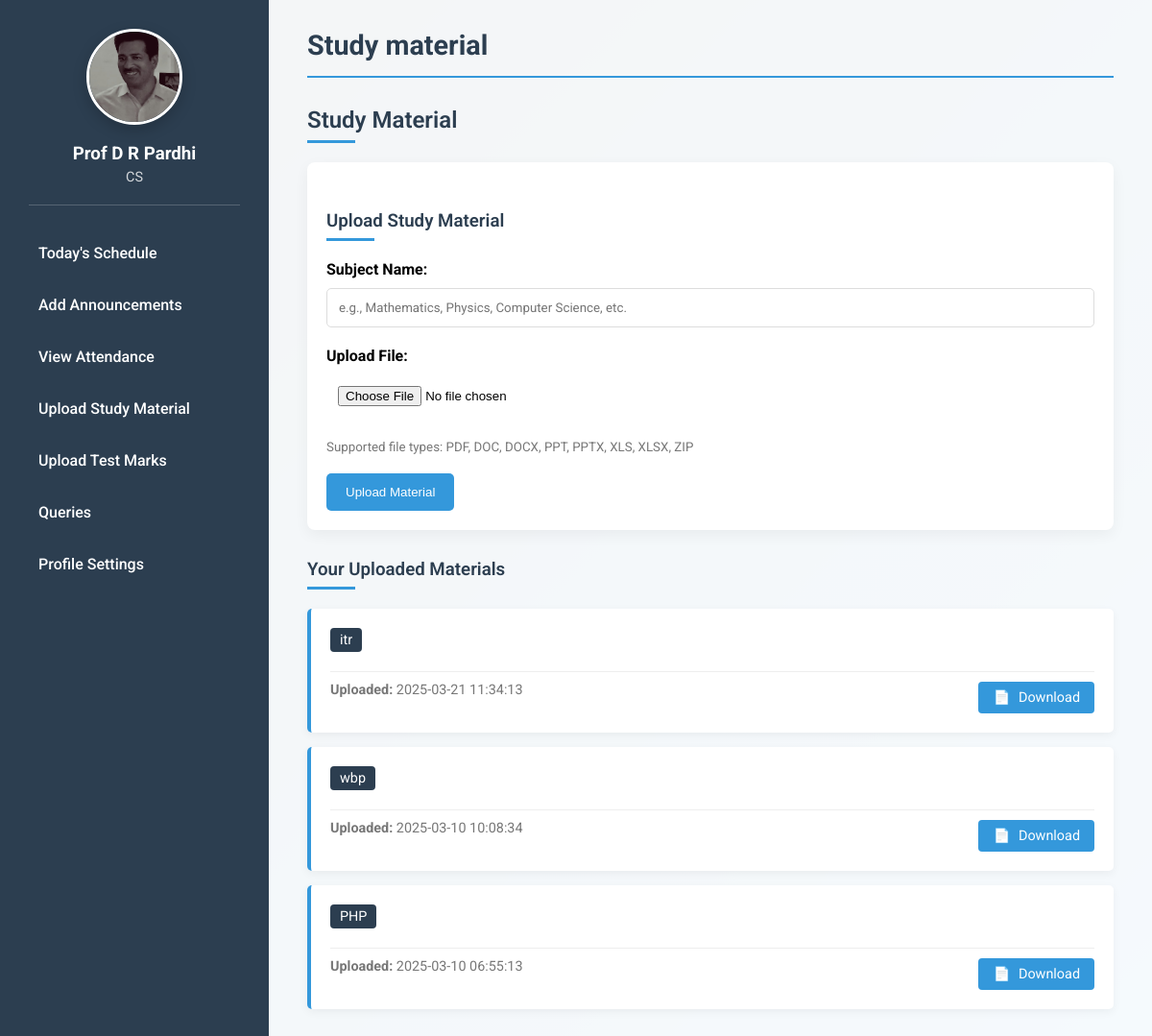
/faculty_dashboard.php?feature=study_material (signed in), run on the app's committed database.
### tables this page shows
CREATE TABLE `study_material` (
  `id` int(11) NOT NULL,
  `subject_name` varchar(255) DEFAULT NULL,
  `course_id` int(11) DEFAULT NULL,
  `file_path` varchar(255) DEFAULT NULL,
  `uploaded_by` int(11) DEFAULT NULL,
  `uploaded_at` timestamp NOT NULL DEFAULT current_timestamp()
);

### features/study_material.php (the view, shortened to what this page needs)
<?php
$servername = "localhost:3308";
$username = "root";
$password = "";
$dbname = "college_web_app";
$conn = new mysqli($servername, $username, $password, $dbname);
$user_id = $_SESSION['user']['id'];
$role = $_SESSION['user']['role'];
?>
<h2 class="section-title">Study Material</h2>
<?php if ($role === 'faculty'): ?>
    <div class="material-form">
        <h3 class="section-title">Upload Study Material</h3>
        <form method="POST" enctype="multipart/form-data">
            <label for="subject-name"><strong>Subject Name:</strong></label><br>
            <input type="text" id="subject-name" name="subject_name" required placeholder="e.g., Mathematics, Physics, Computer Science, etc."><br>
            <label for="study-material"><strong>Upload File:</strong></label><br>
            <input type="file" id="study-material" name="study_material" required><br>
            <small style="color: #777;">Supported file types: PDF, DOC, DOCX, PPT, PPTX, XLS, XLSX, ZIP</small><br><br>
            <button type="submit">Upload Material</button>
        </form>
    </div>
    <h3 class="section-title">Your Uploaded Materials</h3>
    <?php
    $sql = "SELECT sm.id, sm.subject_name, sm.file_path, sm.uploaded_at
            FROM study_material sm
            WHERE sm.uploaded_by = $user_id
            ORDER BY sm.uploaded_at DESC";
    $result = $conn->query($sql);
    if ($result->num_rows > 0): ?>
        <ul class="materials-list">
            <?php while ($row = $result->fetch_assoc()):
                $file_extension = strtolower(pathinfo($row['file_path'], PATHINFO_EXTENSION));
                $file_icon = '';
                if (in_array($file_extension, ['pdf'])) {
                    $file_icon = '📄';
                } elseif (in_array($file_extension, ['doc', 'docx'])) {
                    $file_icon = '📝';
                } elseif (in_array($file_extension, ['ppt', 'pptx'])) {
                    $file_icon = '📊';
                } elseif (in_array($file_extension, ['xls', 'xlsx'])) {
                    $file_icon = '📈';
                } elseif (in_array($file_extension, ['zip', 'rar'])) {
                    $file_icon = '📦';
                } else {
                    $file_icon = '📎';
                }
            ?>
                <li>
                    <span class="subject-badge"><?php echo htmlspecialchars($row['subject_name']); ?></span>
                    <div class="material-meta">
                        <div>
                            <strong>Uploaded:</strong> <?php echo htmlspecialchars($row['uploaded_at']); ?>
                        </div>
                        <a href="<?php echo htmlspecialchars($row['file_path']); ?>" class="download-btn" target="_blank">
                            <span class="file-icon"><?php echo $file_icon; ?></span> Download
                        </a>
                    </div>
                </li>
            <?php endwhile; ?>
        </ul>
    <?php else: ?>
        <div class="empty-state">
            <p>You haven't uploaded any study materials yet.</p>
        </div>
    <?php endif; ?>
<?php endif; ?>

### faculty_dashboard.php (style rules this page uses)
:root { --primary-color: #2c3e50; --secondary-color: #e74c3c; --accent-color: #3498db; --text-color: #333; --bg-color: #f5f6fa; }
* { margin: 0; padding: 0; box-sizing: border-box; }
body { font-family: 'Roboto', sans-serif; background: linear-gradient(135deg, #2c3e50 0%, #3498db 100%); min-height: 100vh; }

### features/study_material.php (style rules this page uses)
.material-form { background-color: white; border-radius: 8px; padding: 20px; margin-bottom: 30px; box-shadow: 0 5px 15px rgba(0, 0, 0, 0.05); }
.material-form input[type="text"], .material-form textarea { width: 100%; padding: 12px; border-radius: 5px; border: 1px solid #ddd; font-family: 'Roboto', sans-serif; margin: 10px 0 20px; transition: border 0.3s ease; }
.material-form input[type="file"] { width: 100%; padding: 12px; margin: 10px 0 20px; }
.material-form button { background-color: var(--accent-color); color: white; border: none; padding: 12px 20px; border-radius: 5px; cursor: pointer; font-weight: 500; transition: all 0.3s ease; }
.materials-list { list-style-type: none; padding: 0; }
.materials-list li { background-color: white; border-left: 4px solid var(--accent-color); border-radius: 5px; padding: 20px; margin-bottom: 15px; box-shadow: 0 3px 10px rgba(0, 0, 0, 0.05); }
.material-meta { display: flex; justify-content: space-between; margin-top: 10px; padding-top: 10px; border-top: 1px solid #eee; font-size: 0.9rem; color: #777; }
.download-btn { display: inline-block; background-color: var(--accent-color); color: white; text-decoration: none; padding: 8px 15px; border-radius: 4px; font-size: 0.9rem; transition: all 0.3s ease; }
.file-icon { margin-right: 5px; }
.section-title { color: var(--primary-color); margin: 30px 0 20px; font-weight: 600; position: relative; padding-bottom: 10px; }
.section-title::after { content: ''; position: absolute; bottom: 0; left: 0; width: 50px; height: 3px; background-color: var(--accent-color); }
.subject-badge { display: inline-block; background-color: var(--primary-color); color: white; padding: 4px 10px; border-radius: 4px; font-size: 0.9rem; margin-bottom: 10px; }

### data on the page
study_material: subject_name "itr", uploaded_at "2025-03-21 11:34:13", file_path "📄"
study_material: subject_name "wbp", uploaded_at "2025-03-10 10:08:34", file_path "📄"
study_material: subject_name "PHP", uploaded_at "2025-03-10 06:55:13", file_path "📄"

### other printed values
$user['name'] "Prof D R Pardhi"
$user['dept'] "CS"
$title "Study material"
